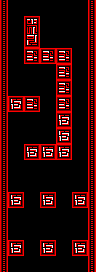

Below is a game level as drawn by its tile map, then a one-line description and the .tmx file that defines it, in full:
An orthogonal 12x34 tile map with 8x8 px tiles, 2 tile layers (border, Tile Layer 1) and 25 objects (12x Coin(red), 11x Obstacle, 2x Custom(BgRed)).

<map version="1.4" tiledversion="1.4.3" orientation="orthogonal" renderorder="right-down" width="12" height="34" tilewidth="8" tileheight="8" infinite="0" nextlayerid="6" nextobjectid="45">
 <editorsettings>
  <export target="../../../resources/levels/zones/red/red_medium_2.json" format="ld48-export" />
 </editorsettings>
 <tileset firstgid="1" source="../../tsx/tiles_red.tsx" />
 <objectgroup id="4" name="bg_base">
  <properties>
   <property name="z" type="float" value="-1" />
  </properties>
  <object id="43" name="BG" type="Custom(BgRed)" x="0" y="0" width="96" height="144" />
  <object id="44" name="BG" type="Custom(BgRed)" x="0" y="128" width="96" height="144" />
 </objectgroup>
 <layer id="1" name="border" width="12" height="34">
  <data encoding="csv">
109,0,0,0,0,0,0,0,0,0,0,109,
109,0,0,0,0,0,0,0,0,0,0,109,
109,0,0,0,0,0,0,0,0,0,0,109,
109,0,0,0,0,0,0,0,0,0,0,109,
109,0,0,0,0,0,0,0,0,0,0,109,
109,0,0,0,0,0,0,0,0,0,0,109,
109,0,0,0,0,0,0,0,0,0,0,109,
109,0,0,0,0,0,0,0,0,0,0,109,
109,0,0,0,0,0,0,0,0,0,0,109,
109,0,0,0,0,0,0,0,0,0,0,109,
109,0,0,0,0,0,0,0,0,0,0,109,
109,0,0,0,0,0,0,0,0,0,0,109,
109,0,0,0,0,0,0,0,0,0,0,109,
109,0,0,0,0,0,0,0,0,0,0,109,
109,0,0,0,0,0,0,0,0,0,0,109,
109,0,0,0,0,0,0,0,0,0,0,109,
109,0,0,0,0,0,0,0,0,0,0,109,
109,0,0,0,0,0,0,0,0,0,0,109,
109,0,0,0,0,0,0,0,0,0,0,109,
109,0,0,0,0,0,0,0,0,0,0,109,
109,0,0,0,0,0,0,0,0,0,0,109,
109,0,0,0,0,0,0,0,0,0,0,109,
109,0,0,0,0,0,0,0,0,0,0,109,
109,0,0,0,0,0,0,0,0,0,0,109,
109,0,0,0,0,0,0,0,0,0,0,109,
109,0,0,0,0,0,0,0,0,0,0,109,
109,0,0,0,0,0,0,0,0,0,0,109,
109,0,0,0,0,0,0,0,0,0,0,109,
109,0,0,0,0,0,0,0,0,0,0,109,
109,0,0,0,0,0,0,0,0,0,0,109,
109,0,0,0,0,0,0,0,0,0,0,109,
109,0,0,0,0,0,0,0,0,0,0,109,
109,0,0,0,0,0,0,0,0,0,0,109,
109,0,0,0,0,0,0,0,0,0,0,109
</data>
 </layer>
 <layer id="2" name="Tile Layer 1" width="12" height="34">
  <data encoding="csv">
0,0,0,0,0,0,0,0,0,0,0,0,
0,0,0,0,0,0,0,0,0,0,0,0,
0,0,0,12,13,0,0,0,0,0,0,0,
0,0,0,49,50,0,0,0,0,0,0,0,
0,0,0,86,87,0,0,0,0,0,0,0,
0,0,0,123,124,0,0,0,0,0,0,0,
0,0,0,112,113,112,113,112,113,0,0,0,
0,0,0,149,150,149,150,149,150,0,0,0,
0,0,0,0,0,0,0,112,113,0,0,0,
0,0,0,0,0,0,0,149,150,0,0,0,
0,0,0,0,0,0,0,112,113,0,0,0,
0,0,0,0,0,0,0,149,150,0,0,0,
0,1,2,112,113,0,0,112,113,0,0,0,
0,38,39,149,150,0,0,149,150,0,0,0,
0,0,0,0,0,0,0,1,2,0,0,0,
0,0,0,0,0,0,0,38,39,0,0,0,
0,0,0,0,0,0,0,1,2,0,0,0,
0,0,0,0,0,0,0,38,39,0,0,0,
0,0,0,1,2,1,2,1,2,0,0,0,
0,0,0,38,39,38,39,38,39,0,0,0,
0,0,0,0,0,0,0,0,0,0,0,0,
0,0,0,0,0,0,0,0,0,0,0,0,
0,0,0,0,0,0,0,0,0,0,0,0,
0,0,0,0,0,0,0,0,0,0,0,0,
0,1,2,0,0,1,2,0,0,1,2,0,
0,38,39,0,0,38,39,0,0,38,39,0,
0,0,0,0,0,0,0,0,0,0,0,0,
0,0,0,0,0,0,0,0,0,0,0,0,
0,0,0,0,0,0,0,0,0,0,0,0,
0,0,0,0,0,0,0,0,0,0,0,0,
0,1,2,0,0,1,2,0,0,1,2,0,
0,38,39,0,0,38,39,0,0,38,39,0,
0,0,0,0,0,0,0,0,0,0,0,0,
0,0,0,0,0,0,0,0,0,0,0,0
</data>
 </layer>
 <objectgroup id="3" name="pickups">
  <object id="1" name="pickup" type="Coin(red)" x="40" y="32" width="16" height="16" />
  <object id="5" name="pickup" type="Coin(red)" x="8" y="216" width="16" height="16" />
  <object id="15" name="pickup" type="Coin(red)" x="72" y="216" width="16" height="16" />
  <object id="16" name="pickup" type="Coin(red)" x="56" y="32" width="16" height="16" />
  <object id="17" name="pickup" type="Coin(red)" x="24" y="80" width="16" height="16" />
  <object id="18" name="pickup" type="Coin(red)" x="8" y="80" width="16" height="16" />
  <object id="19" name="pickup" type="Coin(red)" x="40" y="128" width="16" height="16" />
  <object id="20" name="pickup" type="Coin(red)" x="24" y="128" width="16" height="16" />
  <object id="23" name="pickup" type="Coin(red)" x="40" y="168" width="16" height="16" />
  <object id="24" name="pickup" type="Coin(red)" x="40" y="168" width="16" height="16" />
  <object id="25" name="pickup" type="Coin(red)" x="40" y="216" width="16" height="16" />
  <object id="26" name="pickup" type="Coin(red)" x="40" y="216" width="16" height="16" />
 </objectgroup>
 <objectgroup id="5" name="obstacles">
  <object id="30" name="obstacle" type="Obstacle" x="8" y="192" width="16" height="16" />
  <object id="31" name="obstacle" type="Obstacle" x="40" y="192" width="16" height="16" />
  <object id="32" name="obstacle" type="Obstacle" x="72" y="192" width="16" height="16" />
  <object id="33" name="obstacle" type="Obstacle" x="72" y="240" width="16" height="16" />
  <object id="34" name="obstacle" type="Obstacle" x="40" y="240" width="16" height="16" />
  <object id="35" name="obstacle" type="Obstacle" x="8" y="240" width="16" height="16" />
  <object id="36" name="obstacle" type="Obstacle" x="8" y="96" width="32" height="16" />
  <object id="37" name="obstacle" type="Obstacle" x="24" y="16" width="16" height="48" />
  <object id="38" name="obstacle" type="Obstacle" x="56" y="48" width="16" height="112" />
  <object id="39" name="obstacle" type="Obstacle" x="24" y="144" width="32" height="16" />
  <object id="40" name="obstacle" type="Obstacle" x="40" y="48" width="16" height="16" />
 </objectgroup>
</map>
